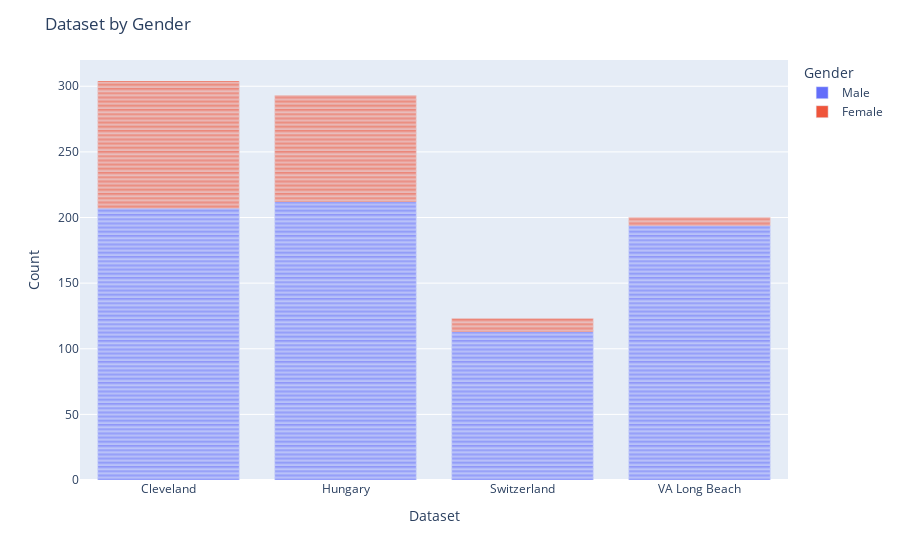

Notebook code for this chart:
### Code cell
# Countplot of datset column using plotly

fig = px.bar(df, x='dataset' ,color='sex')
fig.update_layout(title='Dataset by Gender', xaxis_title='Dataset', yaxis_title='Count', legend_title='Gender')
fig.show()

# Print the value count of dataset column grouped by sex 

print(df.groupby('dataset')['sex'].value_counts())
print('-------------------------------------------------')

### Figure 1 — Plotly figure (JSON) as saved in the notebook; plotly's stock layout.template omitted (floating-point values rounded to 4 significant figures; data arrays with more than 128 entries replaced by an {"elided": "..."} marker saying what was removed)
{"data": [{"alignmentgroup": "True", "hovertemplate": "sex=Male<br>dataset=%{x}<br>count=%{y}<extra></extra>", "legendgroup": "Male", "marker": {"color": "#636efa", "pattern": {"shape": ""}}, "name": "Male", "offsetgroup": "Male", "orientation": "v", "showlegend": true, "textposition": "auto", "type": "bar", "x": {"elided": "726 str values"}, "xaxis": "x", "y": {"elided": "726 int values"}, "yaxis": "y"}, {"alignmentgroup": "True", "hovertemplate": "sex=Female<br>dataset=%{x}<br>count=%{y}<extra></extra>", "legendgroup": "Female", "marker": {"color": "#EF553B", "pattern": {"shape": ""}}, "name": "Female", "offsetgroup": "Female", "orientation": "v", "showlegend": true, "textposition": "auto", "type": "bar", "x": {"elided": "194 str values"}, "xaxis": "x", "y": {"elided": "194 int values"}, "yaxis": "y"}], "layout": {"barmode": "relative", "legend": {"title": {"text": "Gender"}, "tracegroupgap": 0}, "margin": {"t": 60}, "title": {"text": "Dataset by Gender"}, "xaxis": {"anchor": "y", "domain": [0, 1], "title": {"text": "Dataset"}}, "yaxis": {"anchor": "x", "domain": [0, 1], "title": {"text": "Count"}}}}
